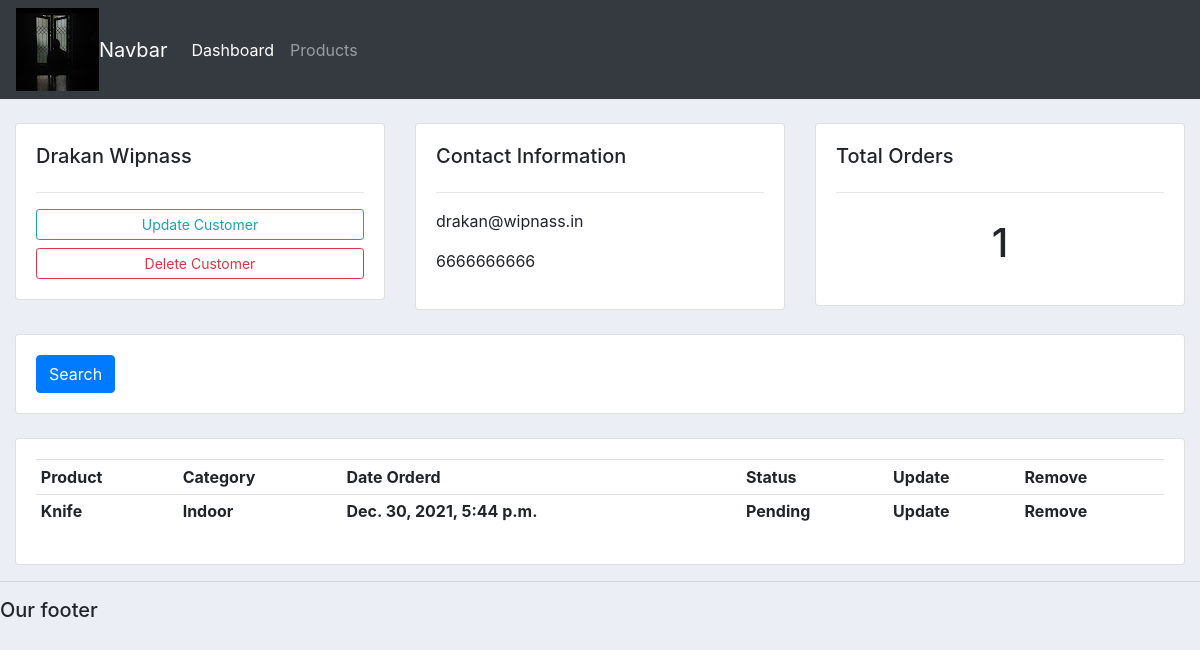
Before: /customer_profile/2 with the older database file.
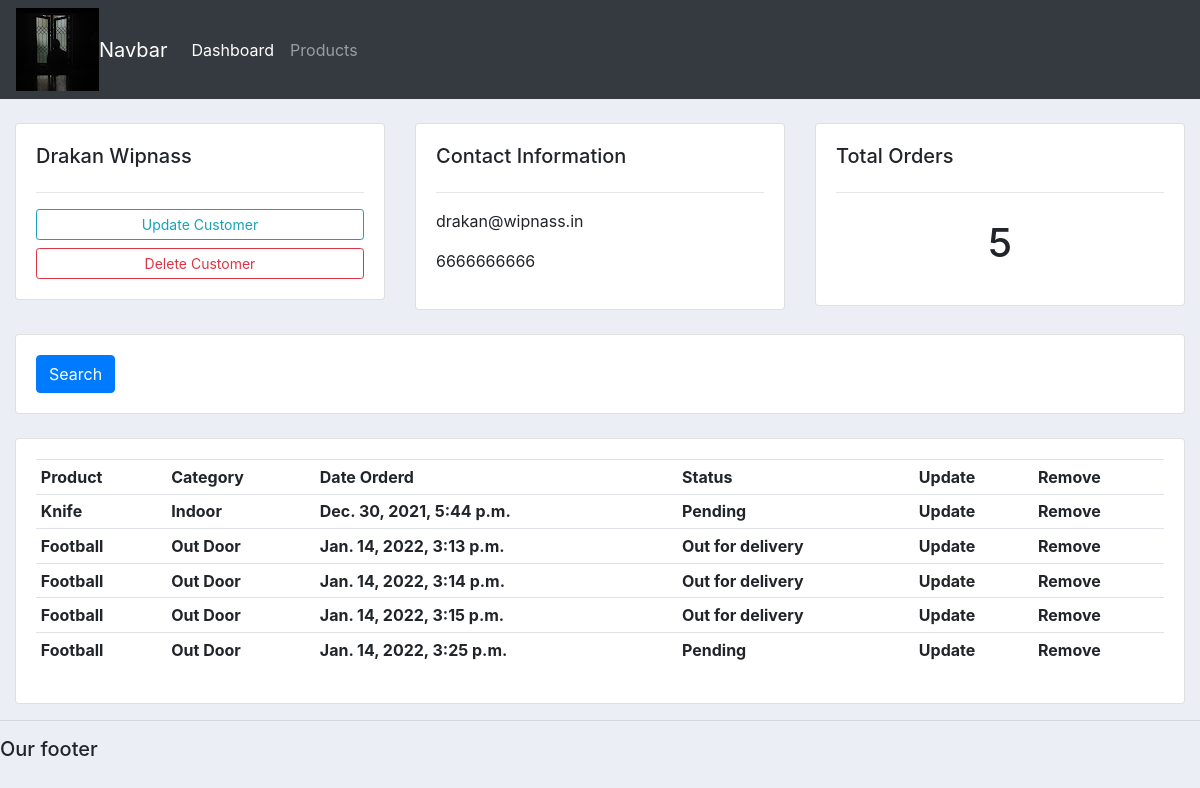
After: the same page with the newer database file.
### mainapp/models.py (models this page shows)
class Order(models.Model):
    STATUS=(
        ('Pending','Pending'),
        ('Out for delivery','Out for delivery'),
        ('Delivered','Delivered'),
    )
    customer = models.ForeignKey(Customer,on_delete=models.SET_NULL,null=True)
    product = models.ForeignKey(Product,on_delete=models.SET_NULL,null=True)
    data_created = models.DateTimeField(auto_now_add=True,null=True)
    status = models.CharField(max_length=200,null=True,choices=STATUS)

class Product(models.Model):
    CATEGORY=(
        ('Indoor', 'Indoor'),
        ('Out Door','Out door')
    )
    name = models.CharField(max_length=200,null=True)
    price = models.FloatField(null=True)
    category = models.CharField(max_length=200,null=True,choices=CATEGORY)
    description = models.CharField(max_length=200,null=True)
    data_created = models.DateTimeField(auto_now_add=True,null=True)
    tags = models.ManyToManyField(Tag)
    def __str__(self):
        return self.name

### mainapp/views.py (the view)
# urls.py: path('customer_profile/<str:pk_test>', views.customer, name='customer'),
def customer(request,pk_test):
    customer = Customer.objects.get(id=pk_test)
    order_count = customer.order_set.all().count()
    orders = customer.order_set.all()
    context = {"customer":customer,"order_count":order_count,"orders":orders}
    return render(request,'mainapp/customer.html',context)

### mainapp/templates/mainapp/customer.html
{%  extends 'mainapp/main.html' %}
{% block content %}
	<br>
<div class="row">
	<div class="col-md">
		<div class="card card-body">
			<h5>{{customer.name}}</h5>
			<hr>
			<a class="btn btn-outline-info  btn-sm btn-block" href="">Update Customer</a>
			<a class="btn btn-outline-danger  btn-sm btn-block" href="">Delete Customer</a>
		</div>
	</div>
	<div class="col-md">
		<div class="card card-body">
			<h5>Contact Information</h5>
			<hr>
			<p>{{customer.email}}</p>
			<p>{{customer.phone}}</p>
		</div>
	</div>
	<div class="col-md">
		<div class="card card-body">
			<h5>Total Orders</h5>
			<hr>
			<h1 style="text-align: center;padding: 10px">{{order_count}}</h1>
		</div>
	</div>
</div>
<br>
<div class="row">
	<div class="col">
		<div class="card card-body">
			<form method="get">
		    <button class="btn btn-primary" type="submit">Search</button>
		  </form>
		</div>
	</div>
</div>
<br>
<div class="row">
	<div class="col-md">
		<div class="card card-body">
			<table class="table table-sm">
				<tr>
					<th>Product</th>
					<th>Category</th>
					<th>Date Orderd</th>
					<th>Status</th>
					<th>Update</th>
					<th>Remove</th>
				</tr>
				{% for order in orders %}
				<tr>
					<th>{{order.product}}</th>
					<th>{{order.product.category}}</th>
					<th>{{order.data_created}}</th>
					<th>{{order.status}}</th>
					<th>Update</th>
					<th>Remove</th>
				</tr>
				{% endfor %}
			</table>
		</div>
	</div>
</div>
{% endblock %}

Changed rows visible on the page:
added Order: product "Football", product.category "Out Door", data_created "Jan. 14, 2022, 3:13 p.m.", status "Out for delivery"
added Order: product "Football", product.category "Out Door", data_created "Jan. 14, 2022, 3:14 p.m.", status "Out for delivery"
added Order: product "Football", product.category "Out Door", data_created "Jan. 14, 2022, 3:15 p.m.", status "Out for delivery"
added Order: product "Football", product.category "Out Door", data_created "Jan. 14, 2022, 3:25 p.m.", status "Pending"
Other visible differences:
{{ order_count }}: "1" → "5"
